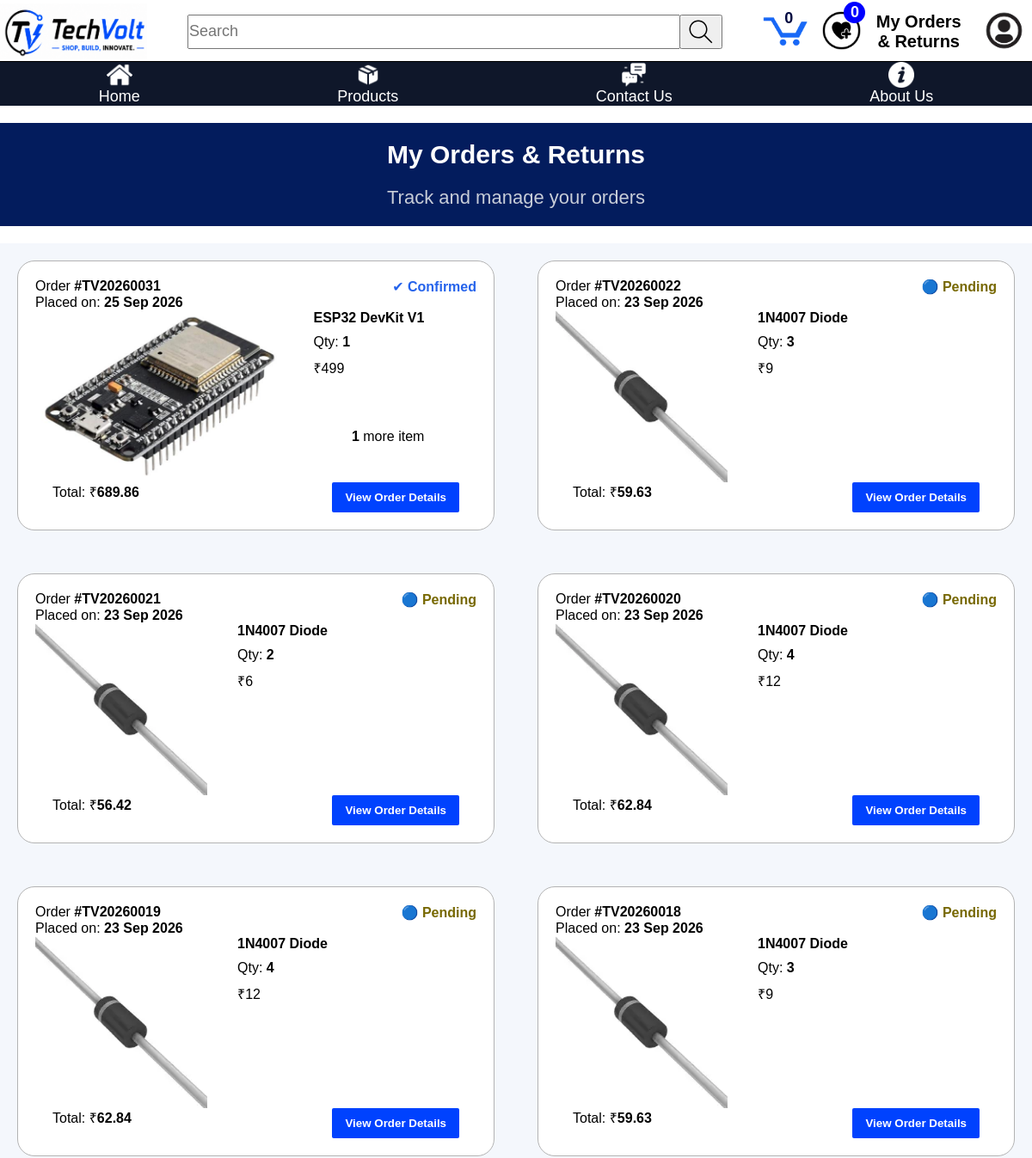
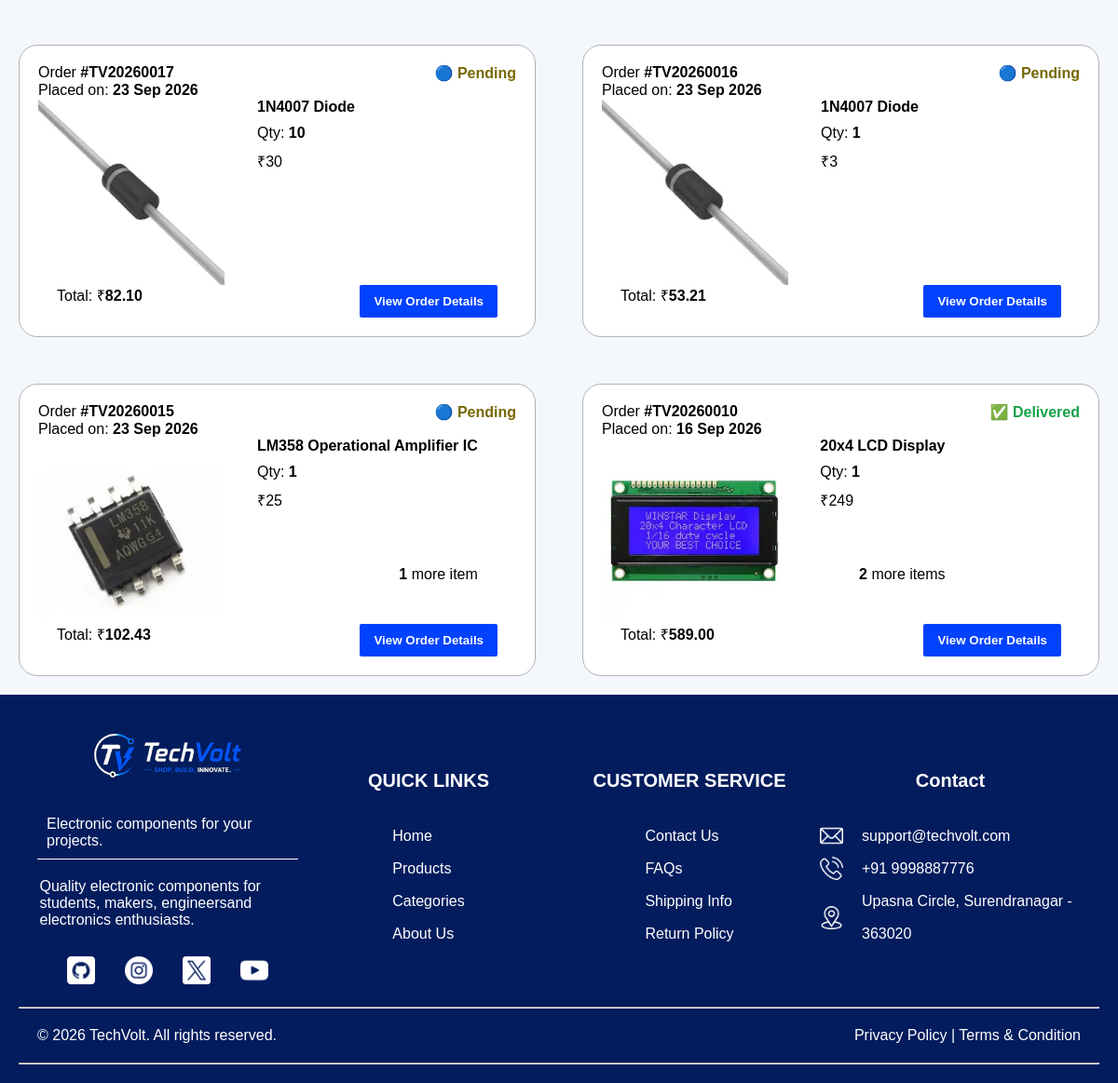
/my-orders.php (signed in), run on the app's committed database (2 pictures, top to bottom).
### tables this page shows
CREATE TABLE IF NOT EXISTS `orders` (
  `order_id` int NOT NULL AUTO_INCREMENT,
  `user_id` int NOT NULL,
  `address_id` int NOT NULL,
  `subtotal` decimal(10,2) NOT NULL,
  `delivery_charge` decimal(10,2) NOT NULL,
  `gst_amount` decimal(10,2) NOT NULL,
  `total_amount` decimal(10,2) NOT NULL DEFAULT '0.00',
  `payment_method` enum('cod','online') NOT NULL DEFAULT 'cod',
  `payment_status` enum('pending','paid','failed') NOT NULL DEFAULT 'pending',
  `order_status` enum('pending','confirmed','shipped','delivered','cancelled') NOT NULL DEFAULT 'pending',
  `shipping_name` varchar(100) NOT NULL,
  `shipping_phone` varchar(15) NOT NULL,
  `shipping_address` varchar(255) NOT NULL,
  `created_at` timestamp NOT NULL DEFAULT CURRENT_TIMESTAMP,
  PRIMARY KEY (`order_id`),
  KEY `fk_orders_user` (`user_id`),
  KEY `fk_orders_address` (`address_id`)
);

CREATE TABLE IF NOT EXISTS `order_items` (
  `order_item_id` int NOT NULL AUTO_INCREMENT,
  `order_id` int NOT NULL,
  `product_id` int NOT NULL,
  `product_name` varchar(150) NOT NULL,
  `price` int NOT NULL,
  `quantity` int NOT NULL,
  `subtotal` int NOT NULL,
  PRIMARY KEY (`order_item_id`),
  KEY `fk_order_items_order` (`order_id`),
  KEY `fk_order_items_product` (`product_id`)
);

### my-orders.php (the view, shortened to what this page needs)
<?php
require_once "includes/database.php";
$user_id = $_SESSION["user_id"];
$MyOrders = [];
$sql = "SELECT * FROM orders WHERE user_id = ? ORDER BY created_at DESC";
$stmt = mysqli_prepare($conn, $sql);
mysqli_stmt_bind_param($stmt, "i", $user_id);
mysqli_stmt_execute($stmt);
$result = mysqli_stmt_get_result($stmt);
while ($order = mysqli_fetch_assoc($result)) {
    $MyOrders[] = $order;
}
?>
<!DOCTYPE html>
<html lang="en">
<head>
    <link rel="stylesheet" href="assets/css/cart.css">
    <link rel="stylesheet" href="assets/css/style.css">
</head>
<body>
    <?php include "includes/header.php"; ?>
    <main>
        <section class="header-MyOrders">
            <h2>My Orders & Returns</h2>
            <p>Track and manage your orders</p>
        </section>
        <section class="all-my-orders">
            <?php foreach ($MyOrders as $order) { ?>
                <div class="my-order">
                    <div class="order-top">
                        <p>Order <span><?php echo "#TV2026" . str_pad($order["order_id"], 4, "0", STR_PAD_LEFT) ?></span></p>
                        <?php
                        if ($order["order_status"] == "pending") {
                            $orderClass = "order-stutas-pen";
                            $orderIcon = "&#128309;";
                        } elseif ($order["order_status"] == "confirmed") {
                            $orderClass = "order-stutas-confirmed";
                            $orderIcon = "&#10004;";
                        } elseif ($order["order_status"] == "cancelled") {
                            $orderClass = "order-stutas-can";
                            $orderIcon = "&#10060;";
                        } elseif ($order["order_status"] == "shipped") {
                            $orderClass = "order-stutas-ship";
                            $orderIcon = "&#128666;";
                        } elseif ($order["order_status"] == "delivered") {
                            $orderClass = "order-stutas-del";
                            $orderIcon = "&#9989;";
                        }
                        ?>
                        <p class="<?php echo $orderClass; ?>"><?php echo $orderIcon; ?> <span><?php echo ucfirst($order["order_status"]); ?></span></p>
                    </div>
                    <p>Placed on: <span><?php echo date("d M Y", strtotime(htmlspecialchars($order["created_at"]))); ?></span></p>
                    <?php
                    $orderProducts = [];
                    $sql = "SELECT order_items.*, product_images.image_path, product_images.alt_text FROM order_items JOIN product_images ON order_items.product_id = product_images.product_id AND product_images.is_primary = 1 WHERE order_items.order_id = ?";
                    $stmt = mysqli_prepare($conn, $sql);
                    mysqli_stmt_bind_param($stmt, "i", $order["order_id"]);
                    mysqli_stmt_execute($stmt);
                    $result = mysqli_stmt_get_result($stmt);
                    while ($product = mysqli_fetch_assoc($result)) {
                        $orderProducts[] = $product;
                    }
                    ?>
                    <div class="order-product-section">
                        <img src="<?php echo htmlspecialchars($orderProducts[0]["image_path"]); ?>" alt="<?php echo htmlspecialchars($orderProducts[0]["alt_text"]); ?>" class="order-product-img">
                        <div class="order-product-info-section">
                            <h4><?php echo htmlspecialchars($orderProducts[0]["product_name"]); ?></h4>
                            <p>Qty: <span><?php echo htmlspecialchars($orderProducts[0]["quantity"]); ?></span></p>
                            <p>₹<?php echo htmlspecialchars($orderProducts[0]["subtotal"]); ?></p>
                            <?php if (count($orderProducts) > 1) { ?>
                                <p class="order-item-qty"><span><?php echo count($orderProducts) - 1; ?></span> more item<?php if ((count($orderProducts) - 1) > 1) {
                                    echo "s";
                                                                                                                                } ?></p>
                            <?php } ?>
                        </div>
                    </div>
                    <div class="order-detail-last-section">
                        <p>Total: ₹<span><?php echo htmlspecialchars($order["total_amount"]); ?></span></p>
                        <div class="order-actions">
                            <button class="view-detail-for-order" onclick="window.location.href='order-detail.php?order_id=<?php echo htmlspecialchars($order['order_id']); ?>'">
                                View Order Details
                            </button>
                        </div>
                    </div>
                </div>
            <?php } ?>
        </section>
    </main>
    <?php include "includes/footer.php" ?>
</body>
</html>

### assets/css/cart.css (style rules this page uses)
* { margin: 0; padding: 0; box-sizing: border-box; }
.header-of-cart, .header-checkout, .header-MyOrders { background-color: #031C5D; text-align: center; margin: 20px 0; padding: 20px; }
.header-of-cart h2, .header-checkout h2, .header-MyOrders h2 { color: #ffffff; font-size: 30px; margin-bottom: 20px; }
.header-of-cart p, .header-checkout p, .header-MyOrders p { color: #c8cdd8; font-size: 22px; }
.all-my-orders { padding: 20px; background-color: #F4F7FC; display: grid; grid-template-columns: 1fr 1fr; gap: 50px; }
.my-order { background-color: #ffffff; border-radius: 20px; border: 1px solid #b3b3b3; padding: 20px; }
.all-my-orders p span { font-weight: bold; }
.order-top { display: flex; justify-content: space-between; }
.order-stutas-del { color: #16A34A; }
.order-stutas-pen { color: #776801; }
.order-stutas-confirmed { color: #2563EB; }
.order-product-section { display: flex; gap: 35px; }
.order-product-info-section { display: flex; flex-direction: column; gap: 10px; }
.order-product-img { height: 200px; width: auto; }
.order-item-qty { margin-top: 50px; text-align: end; }
.order-detail-last-section { padding: 0 20px; display: flex; justify-content: space-between; }
.order-detail-last-section .view-detail-for-order, .back-to-my-order-btn { cursor: pointer; font-weight: bold; padding: 10px 15px; background-color: #0042FE; color: #ffffff; border: none; border-radius: 2px; transition: 0.15s; }

### assets/css/style.css (style rules this page uses)
* { margin:0; padding:0; font-family: Arial, Helvetica, sans-serif; box-sizing: border-box; }

### assets/css/navbar.css (style rules this page uses)
* { margin:0; padding:0; }

### assets/css/responsive.css (style rules this page uses)
*, *::before, *::after { box-sizing: border-box; }
html { max-width: 100%; overflow-x: hidden; }
body { max-width: 100%; overflow-x: hidden; }
img, svg, video { max-width: 100%; }
button, input, select, textarea { max-width: 100%; }

### assets/css/footer.css (style rules this page uses)
* { margin:0; padding:0; }

### data on the page
orders: order_id "0031", order_status "✔", order_status "Confirmed", created_at "25 Sep 2026", shows a picture, order_items.product_name "ESP32 DevKit V1", order_items.quantity "1", order_items.subtotal "499", count($orderProducts) - 1 "1", total_amount "689.86"
orders: order_id "0022", order_status "🔵", order_status "Pending", created_at "23 Sep 2026", order_items.product_name "1N4007 Diode", order_items.quantity "3", order_items.subtotal "9", total_amount "59.63"
orders: order_id "0021", order_status "🔵", order_status "Pending", created_at "23 Sep 2026", order_items.product_name "1N4007 Diode", order_items.quantity "2", order_items.subtotal "6", total_amount "56.42"
orders: order_id "0020", order_status "🔵", order_status "Pending", created_at "23 Sep 2026", order_items.product_name "1N4007 Diode", order_items.quantity "4", order_items.subtotal "12", total_amount "62.84"
orders: order_id "0019", order_status "🔵", order_status "Pending", created_at "23 Sep 2026", order_items.product_name "1N4007 Diode", order_items.quantity "4", order_items.subtotal "12", total_amount "62.84"
orders: order_id "0018", order_status "🔵", order_status "Pending", created_at "23 Sep 2026", order_items.product_name "1N4007 Diode", order_items.quantity "3", order_items.subtotal "9", total_amount "59.63"
orders: order_id "0017", order_status "🔵", order_status "Pending", created_at "23 Sep 2026", order_items.product_name "1N4007 Diode", order_items.quantity "10", order_items.subtotal "30", total_amount "82.10"
orders: order_id "0016", order_status "🔵", order_status "Pending", created_at "23 Sep 2026", order_items.product_name "1N4007 Diode", order_items.quantity "1", order_items.subtotal "3", total_amount "53.21"
orders: order_id "0015", order_status "🔵", order_status "Pending", created_at "23 Sep 2026", shows a picture, order_items.product_name "LM358 Operational Amplifier IC", order_items.quantity "1", order_items.subtotal "25", count($orderProducts) - 1 "1", total_amount "102.43"
orders: order_id "0010", order_status "✅", order_status "Delivered", created_at "16 Sep 2026", shows a picture, order_items.product_name "20x4 LCD Display", order_items.quantity "1", order_items.subtotal "249", count($orderProducts) - 1 "2", total_amount "589.00"

### other printed values
$CartItemQuantity "0"
